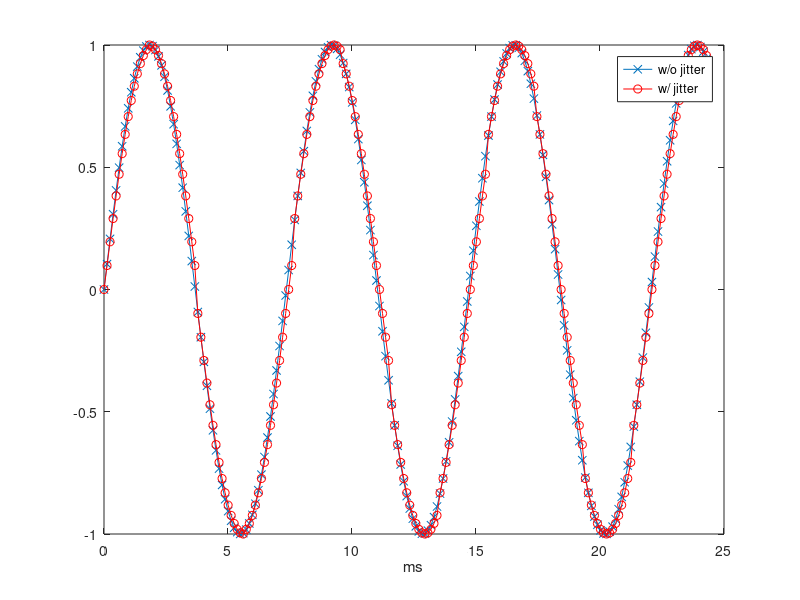
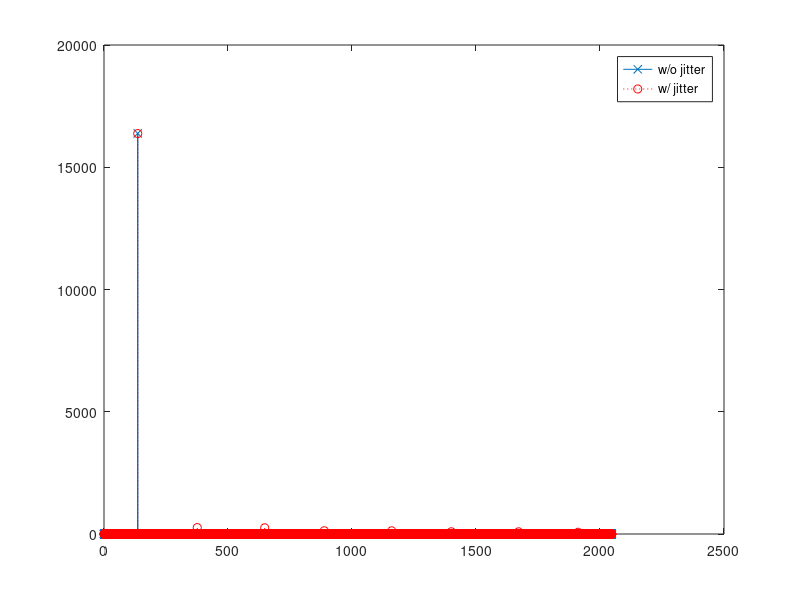

Write MATLAB code to recreate these figures, in order.
clc;clear;

%%
N = 16;
pat = [zeros(1, N-1) 1];
len = 16000;
M = 12;
A = 11;
PHSTEP = 64;

pulse = repmat(pat, 1, len);
%pulse = 1/8 * (rand(1, length(pulse))-0.5) + pulse;
phase = filter(1, [1 -1], pulse);

%%
F = 2^7;    % nominal frequency
Fs = F*PHSTEP;  % sampling frequency
Fj = 2^4;

w = 2*pi*F;
t = 0:1/Fs:1000/F;
jitter = sin(2*pi*Fj*t);
y = sin((w+1/64/N*pi*2*Fs)*t);
y_jitter = sin(w*t+phase(1:length(t))/PHSTEP*2*pi);

%%
k = 1:200;
plot(1000*t(k), y(k), '-x', 1000*t(k), y_jitter(k), '-ro');
legend('w/o jitter', 'w/ jitter');
xlabel('ms');

%%
NFFT = 2^15;
z = abs(fft(y, NFFT));
z = z(1:NFFT/2+1);
zj = abs(fft(y_jitter, NFFT));
zj = zj(1:NFFT/2+1);

f = Fs/2*linspace(0, 1, NFFT/2+1);

t = 1:length(z)/2;
figure;
plot(f(t), z(t), '-x', f(t), zj(t), ':ro');
legend('w/o jitter', 'w/ jitter');

